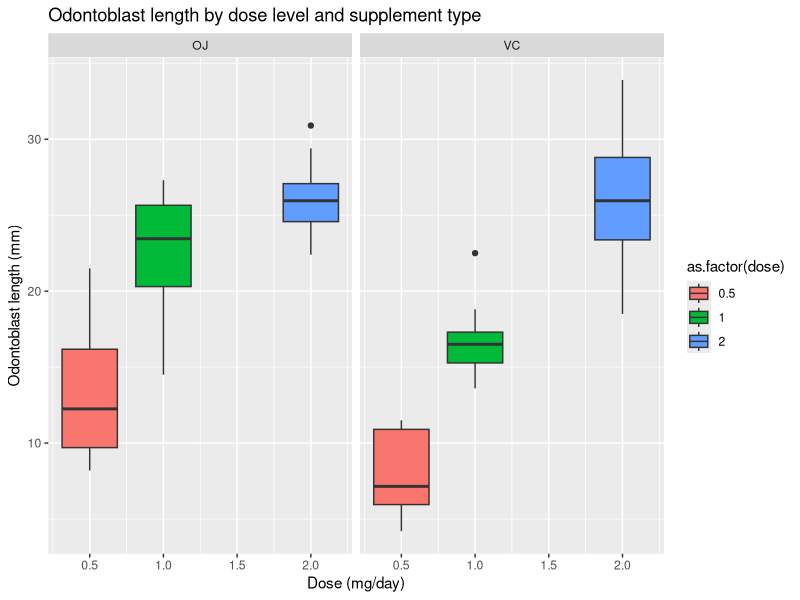

The R source for this figure:
## ---- chunk 1
knitr::opts_chunk$set(echo = TRUE)
## ---- chunk 2
library(datasets)
library(ggplot2)

data("ToothGrowth")

data <- ToothGrowth

summary(data)
str(data)
head(data)


## ---- chunk 3
with(ToothGrowth, table(dose, supp))
## ---- chunk 4

ggplot(data, aes(dose, len)) +
  geom_boxplot(aes(fill = as.factor(dose))) + 
  facet_grid(. ~ supp) +
  xlab('Dose (mg/day)') +
  ylab('Odontoblast length (mm)') +
  ggtitle('Odontoblast length by dose level and supplement type')


## ---- chunk 5

t_diff_supp <- t.test(len ~ supp, ToothGrowth, var.equal = FALSE)
t_diff_supp


## ---- chunk 6

test1 <- t.test(ToothGrowth$len[ToothGrowth$dose == 2], ToothGrowth$len[ToothGrowth$dose == 1]) 
test1

test2 <- t.test(ToothGrowth$len[ToothGrowth$dose == 2], ToothGrowth$len[ToothGrowth$dose == 0.5])
test2

test3 <- t.test(ToothGrowth$len[ToothGrowth$dose == 1], ToothGrowth$len[ToothGrowth$dose == 0.5]) 
test3

